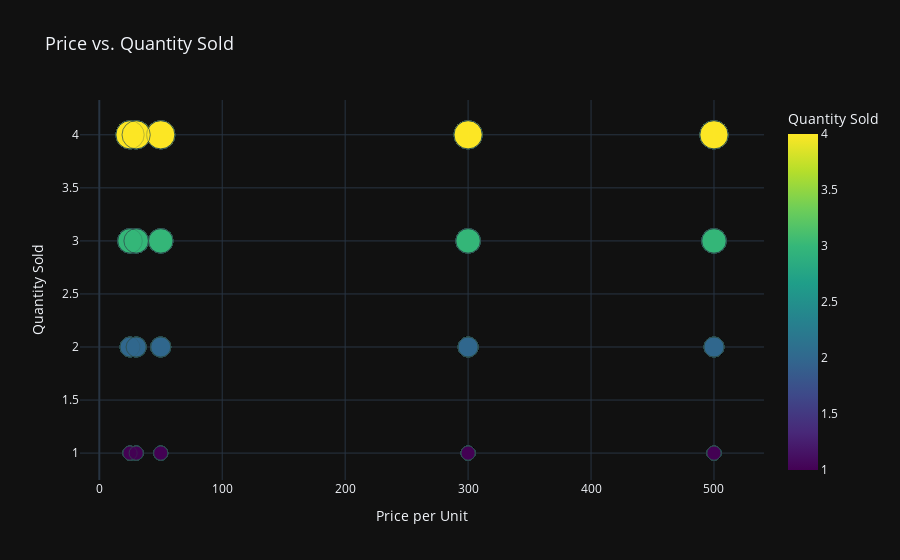

Notebook source saved alongside this figure:
### Code cell
# Price vs. Quantity Sold Correlation
fig = px.scatter(df, x='Price per Unit', y='Quantity', title='Price vs. Quantity Sold',
                 color='Quantity', size='Quantity', opacity=0.7,
                 color_continuous_scale='Viridis',
                 labels={'Unit Price': 'Price per Unit', 'Quantity': 'Quantity Sold'})
fig.update_traces(marker=dict(line=dict(width=1, color='DarkSlateGrey')))
fig.update_layout(template='plotly_dark', title_font_size=18)
fig.show()

### Figure 1 — Plotly figure (JSON) as saved in the notebook; plotly's stock layout.template omitted (floating-point values rounded to 4 significant figures; data arrays with more than 128 entries replaced by an {"elided": "..."} marker saying what was removed)
{"data": [{"hovertemplate": "Price per Unit=%{x}<br>Quantity Sold=%{marker.color}<extra></extra>", "legendgroup": "", "marker": {"color": {"elided": "1000 int values"}, "coloraxis": "coloraxis", "line": {"color": "DarkSlateGrey", "width": 1}, "opacity": 0.7, "size": {"elided": "1000 int values"}, "sizemode": "area", "sizeref": 0.01, "symbol": "circle"}, "mode": "markers", "name": "", "orientation": "v", "showlegend": false, "type": "scatter", "x": {"elided": "1000 int values"}, "xaxis": "x", "y": {"elided": "1000 int values"}, "yaxis": "y"}], "layout": {"autosize": true, "coloraxis": {"colorbar": {"title": {"text": "Quantity Sold"}}, "colorscale": [[0, "#440154"], [0.1111, "#482878"], [0.2222, "#3e4989"], [0.3333, "#31688e"], [0.4444, "#26828e"], [0.5556, "#1f9e89"], [0.6667, "#35b779"], [0.7778, "#6ece58"], [0.8889, "#b5de2b"], [1, "#fde725"]]}, "legend": {"itemsizing": "constant", "tracegroupgap": 0}, "title": {"font": {"size": 18}, "text": "Price vs. Quantity Sold"}, "xaxis": {"anchor": "y", "autorange": true, "domain": [0, 1], "range": [-12.42, 537.4], "title": {"text": "Price per Unit"}, "type": "linear"}, "yaxis": {"anchor": "x", "autorange": true, "domain": [0, 1], "range": [0.6332, 4.538], "title": {"text": "Quantity Sold"}, "type": "linear"}}}
